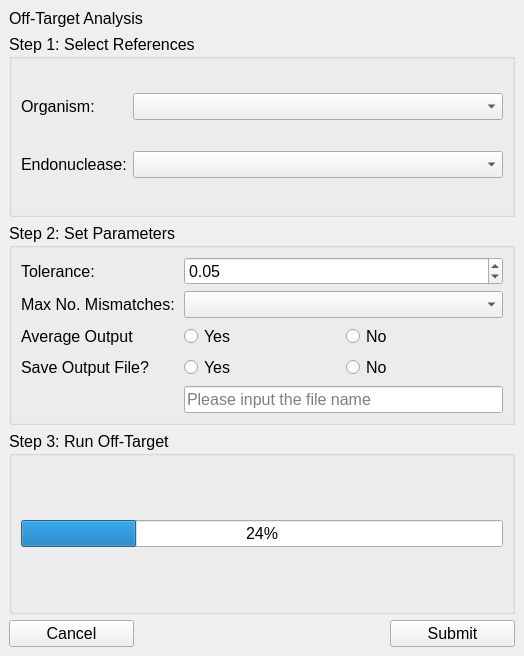
<?xml version="1.0" encoding="UTF-8"?>
<ui version="4.0">
 <class>tolerancelineEdit</class>
 <widget class="QMainWindow" name="tolerancelineEdit">
  <property name="geometry">
   <rect>
    <x>0</x>
    <y>0</y>
    <width>524</width>
    <height>656</height>
   </rect>
  </property>
  <property name="font">
   <font>
    <pointsize>12</pointsize>
   </font>
  </property>
  <property name="windowTitle">
   <string>MainWindow</string>
  </property>
  <widget class="QWidget" name="centralwidget">
   <layout class="QGridLayout" name="gridLayout_2">
    <item row="0" column="0">
     <layout class="QGridLayout" name="gridLayout">
      <item row="2" column="0" colspan="2">
       <widget class="QGroupBox" name="grpStep2">
        <property name="title">
         <string>Step 2: Set Parameters</string>
        </property>
        <layout class="QGridLayout" name="gridLayout_5">
         <item row="2" column="3">
          <widget class="QRadioButton" name="rbtnAverageOutputNo">
           <property name="text">
            <string>No</string>
           </property>
          </widget>
         </item>
         <item row="2" column="2">
          <widget class="QRadioButton" name="rbtnAverageOutputYes">
           <property name="text">
            <string>Yes</string>
           </property>
          </widget>
         </item>
         <item row="4" column="0">
          <widget class="QLabel" name="lblSaveOutputFile">
           <property name="text">
            <string>Save Output File?</string>
           </property>
          </widget>
         </item>
         <item row="1" column="0">
          <widget class="QLabel" name="lblMaxNoMismatches">
           <property name="toolTip">
            <string>&lt;html&gt;&lt;head/&gt;&lt;body&gt;&lt;p&gt;If the number of mismatches in a putative off-target site exceeds this number, CASPER will not score the site. Computational time increases as this number increases.&lt;/p&gt;&lt;/body&gt;&lt;/html&gt;</string>
           </property>
           <property name="text">
            <string>Max No. Mismatches:</string>
           </property>
          </widget>
         </item>
         <item row="0" column="0">
          <widget class="QLabel" name="lblTolerance">
           <property name="toolTip">
            <string>&lt;html&gt;&lt;head/&gt;&lt;body&gt;&lt;p&gt;Potential off-target sites scoring lower than this value are dismissed (I.e. they do not pose a threat for off-target activity). Computational time increases as tolerance value decreases.&lt;/p&gt;&lt;/body&gt;&lt;/html&gt;</string>
           </property>
           <property name="text">
            <string>Tolerance:</string>
           </property>
          </widget>
         </item>
         <item row="2" column="0">
          <widget class="QLabel" name="lblAverageOutput">
           <property name="toolTip">
            <string>&lt;html&gt;&lt;head/&gt;&lt;body&gt;&lt;p&gt;Check this option if you only want to see the average off-target score for each gRNA. Leaving this option unchecked will report the average off-target score as well as the putatitve off-target sequences, their locations, and individual off-target scores.&lt;/p&gt;&lt;/body&gt;&lt;/html&gt;</string>
           </property>
           <property name="text">
            <string>Average Output</string>
           </property>
          </widget>
         </item>
         <item row="0" column="2" colspan="2">
          <widget class="QDoubleSpinBox" name="dspnTolerance">
           <property name="maximum">
            <double>0.500000000000000</double>
           </property>
           <property name="singleStep">
            <double>0.050000000000000</double>
           </property>
           <property name="value">
            <double>0.050000000000000</double>
           </property>
          </widget>
         </item>
         <item row="5" column="2" colspan="2">
          <widget class="QLineEdit" name="ledSaveOutputFile">
           <property name="text">
            <string/>
           </property>
           <property name="placeholderText">
            <string>Please input the file name</string>
           </property>
          </widget>
         </item>
         <item row="1" column="2" colspan="2">
          <widget class="QComboBox" name="cmbMaxNoMismatches"/>
         </item>
         <item row="4" column="2">
          <widget class="QRadioButton" name="rbtnSaveOutputFileYes">
           <property name="text">
            <string>Yes</string>
           </property>
          </widget>
         </item>
         <item row="4" column="3">
          <widget class="QRadioButton" name="rbtnSaveOutputFileNo">
           <property name="text">
            <string>No</string>
           </property>
          </widget>
         </item>
        </layout>
       </widget>
      </item>
      <item row="0" column="0" colspan="2">
       <widget class="QLabel" name="lblTitle">
        <property name="sizePolicy">
         <sizepolicy hsizetype="Expanding" vsizetype="Fixed">
          <horstretch>0</horstretch>
          <verstretch>0</verstretch>
         </sizepolicy>
        </property>
        <property name="text">
         <string>Off-Target Analysis</string>
        </property>
       </widget>
      </item>
      <item row="4" column="0" alignment="Qt::AlignLeft">
       <widget class="QPushButton" name="pbtnCancel">
        <property name="minimumSize">
         <size>
          <width>125</width>
          <height>0</height>
         </size>
        </property>
        <property name="text">
         <string>Cancel</string>
        </property>
       </widget>
      </item>
      <item row="1" column="0" colspan="2">
       <widget class="QGroupBox" name="grpStep1">
        <property name="title">
         <string>Step 1: Select References</string>
        </property>
        <layout class="QGridLayout" name="gridLayout_4">
         <item row="0" column="0">
          <widget class="QLabel" name="lblOrganism">
           <property name="toolTip">
            <string>&lt;html&gt;&lt;head/&gt;&lt;body&gt;&lt;p&gt;&lt;span style=&quot; font-size:12pt;&quot;&gt;This is the reference organism that off-target will be ran against. List is populated based on currenet CSPR files in CASPER database directory.&lt;/span&gt;&lt;/p&gt;&lt;/body&gt;&lt;/html&gt;</string>
           </property>
           <property name="text">
            <string>Organism:</string>
           </property>
          </widget>
         </item>
         <item row="0" column="1">
          <widget class="QComboBox" name="cmbOrganism">
           <property name="sizePolicy">
            <sizepolicy hsizetype="Expanding" vsizetype="Fixed">
             <horstretch>0</horstretch>
             <verstretch>0</verstretch>
            </sizepolicy>
           </property>
          </widget>
         </item>
         <item row="1" column="0">
          <widget class="QLabel" name="lblEndonuclease">
           <property name="toolTip">
            <string>&lt;html&gt;&lt;head/&gt;&lt;body&gt;&lt;p&gt;&lt;span style=&quot; font-size:12pt;&quot;&gt;This is the reference endonuclease that will be used for off-target analysis.&lt;/span&gt;&lt;/p&gt;&lt;/body&gt;&lt;/html&gt;</string>
           </property>
           <property name="text">
            <string>Endonuclease:</string>
           </property>
          </widget>
         </item>
         <item row="1" column="1">
          <widget class="QComboBox" name="cmbEndonuclease">
           <property name="sizePolicy">
            <sizepolicy hsizetype="Expanding" vsizetype="Fixed">
             <horstretch>0</horstretch>
             <verstretch>0</verstretch>
            </sizepolicy>
           </property>
          </widget>
         </item>
        </layout>
       </widget>
      </item>
      <item row="3" column="0" colspan="2">
       <widget class="QGroupBox" name="grpStep3">
        <property name="title">
         <string>Step 3: Run Off-Target</string>
        </property>
        <layout class="QGridLayout" name="gridLayout_6">
         <item row="1" column="0">
          <widget class="QProgressBar" name="progBar">
           <property name="value">
            <number>24</number>
           </property>
          </widget>
         </item>
        </layout>
       </widget>
      </item>
      <item row="4" column="1" alignment="Qt::AlignRight">
       <widget class="QPushButton" name="pbtnSubmit">
        <property name="minimumSize">
         <size>
          <width>125</width>
          <height>0</height>
         </size>
        </property>
        <property name="text">
         <string>Submit</string>
        </property>
       </widget>
      </item>
     </layout>
    </item>
   </layout>
  </widget>
 </widget>
 <resources/>
 <connections/>
</ui>
